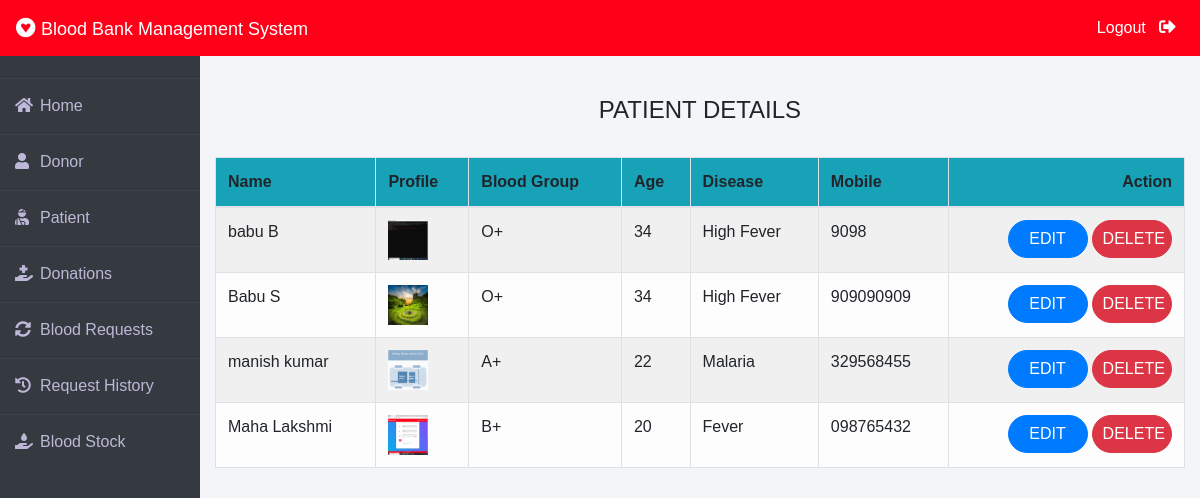
/admin-patient (signed in), run on the app's committed database.
### patient/models.py (models this page shows, shortened)
class Patient(models.Model):
    user=models.OneToOneField(User,on_delete=models.CASCADE)
    profile_pic= models.ImageField(upload_to='profile_pic/Patient/',null=True,blank=True)
    age=models.PositiveIntegerField()
    bloodgroup=models.CharField(max_length=10)
    disease=models.CharField(max_length=100)
    doctorname=models.CharField(max_length=50)
    address = models.CharField(max_length=40)
    mobile = models.CharField(max_length=20,null=False)
    @property
    def get_name(self):
        return self.user.first_name+" "+self.user.last_name

### blood/views.py (the view)
# urls.py: path('admin-patient', views.admin_patient_view,name='admin-patient'),
@login_required(login_url='adminlogin')
def admin_patient_view(request):
    patients=pmodels.Patient.objects.all()
    return render(request,'blood/admin_patient.html',{'patients':patients})

### templates/blood/admin_patient.html
{% extends 'blood/adminbase.html' %}
{% block content %}
{% load widget_tweaks %}
{%load static%}
<br><br>
<div class="container">
    <H4 class="text-center">PATIENT DETAILS</H4><br>
    <table class="table table-light table-hover table-bordered table-striped">
        <thead class="bg-info">
            <tr>
                <th scope="col">Name</th>
                <th scope="col">Profile</th>
                <th scope="col">Blood Group</th>
                <th scope="col">Age</th>
                <th scope="col">Disease</th>
                <th scope="col">Mobile</th>
                <th class="text-right">Action</th>
            </tr>
        </thead>
        <tbody>
            {% for t in patients %}
            <tr>
                <td> {{t.get_name}}</td>
                <td> <img src="{% static t.profile_pic.url %}" alt="Profile Pic" height="40px" width="40px" /></td>
                <td>{{t.bloodgroup}}</td>
                <td>{{t.age}}</td>
                <td>{{t.disease}}</td>
                <td>{{t.mobile}}</td>
                <td class="text-right">
                    <button class="btn btn-primary badge-pill" style="width: 80px;"><a  style="text-decoration: none;color: white;" href="{% url 'update-patient' t.id  %}">EDIT</a> </button>
                    <button class="btn btn-danger badge-pill" style="width: 80px;"><a  style="text-decoration: none;color: white;" href="{% url 'delete-patient' t.id  %}">DELETE</a> </button>
                </td>
            </tr>
            {% endfor %}
        </tbody>
    </table>
</div>
{% endblock content %}

### templates/blood/adminbase.html (shortened to what this page needs)
<!DOCTYPE html>
<html lang="en">
<head>
    <link rel="stylesheet" href="https://maxcdn.bootstrapcdn.com/bootstrap/4.0.0/css/bootstrap.min.css">
    <link rel="stylesheet" href="https://cdnjs.cloudflare.com/ajax/libs/font-awesome/5.14.0/css/all.css">
</head>
<body>
    <nav class="navbar navbar-expand-lg navbar-light fixed-top bg-danger">
        <a style="color:white;" class="navbar-brand" href="/"><i class="fab fa-gratipay"></i>&nbsp;<font face = "Comic sans MS" size ="4">Blood Bank Management System</font></a>
        <div class="navbar-collapse collapse w-100 order-3 dual-collapse2">
            <ul class="navbar-nav ml-auto">
                <li class="nav-item">
                    <a class="nav-link" style="color: white;" href="/logout">Logout &nbsp; <i class="fas fa-sign-out-alt"></i></a>
                </li>
            </ul>
        </div>
      </nav>
<br><br>
<div class="wrapper">
    <div class="sidebar">
        <ul>
            <li><a style="text-decoration:none;" href="/"><i class="fas fa-home"></i>Home</a></li>
            <li><a style="text-decoration:none;" href="/admin-donor"><i class="fas fa-user"></i>Donor</a></li>
            <li><a style="text-decoration:none;" href="/admin-patient"><i class="fas fa-user-injured"></i>Patient</a></li>
            <li><a style="text-decoration:none;" href="/admin-donation"><i class="fas fa-hand-holding-medical"></i>Donations</a></li>
            <li><a style="text-decoration:none;" href="/admin-request"><i class="fas fa-sync-alt"></i>Blood Requests</a></li>
            <li><a style="text-decoration:none;" href="/admin-request-history"><i class="fas fa-history"></i>Request History</a></li>
            <li><a style="text-decoration:none;" href="/admin-blood"><i class="fas fa-hand-holding-water"></i>Blood Stock</a></li>
        </ul>
    </div>
    <div class="main_content">
{% block content %}
{% endblock content %}
    </div>
</div>
</body>
</html>

### templates/blood/adminbase.html (style rules this page uses)
* { margin: 0; padding: 0; box-sizing: border-box; list-style: none; text-decoration: none; font-family: 'Josefin Sans', sans-serif; }
body { background-color: #f3f5f9; }
.bg-danger { background-color: #ff0018!important; }
.wrapper { display: flex; position: relative; }
.wrapper .sidebar { width: 200px; height: 100%; background: #343a40; padding: 30px 0px; position: fixed; }
.wrapper .sidebar ul li { padding: 15px; border-bottom: 1px solid #bdb8d7; border-bottom: 1px solid rgba(0,0,0,0.05); border-top: 1px solid rgba(255,255,255,0.05); }
.wrapper .sidebar ul li a { color: #bdb8d7; display: block; }
.wrapper .sidebar ul li a .fas { width: 25px; }
.wrapper .main_content { width: 100%; margin-left: 200px; }
.fa-sign-out-alt { color: white; font-size: 2ex; }

### data on the page
Patient: get_name "babu B", profile_pic (picture), bloodgroup "O+", age "34", disease "High Fever", mobile "9098"
Patient: get_name "Babu S", profile_pic (picture), bloodgroup "O+", age "34", disease "High Fever", mobile "909090909"
Patient: get_name "manish kumar", profile_pic (picture), bloodgroup "A+", age "22", disease "Malaria", mobile "329568455"
Patient: get_name "Maha Lakshmi", profile_pic (picture), bloodgroup "B+", age "20", disease "Fever", mobile "098765432"
